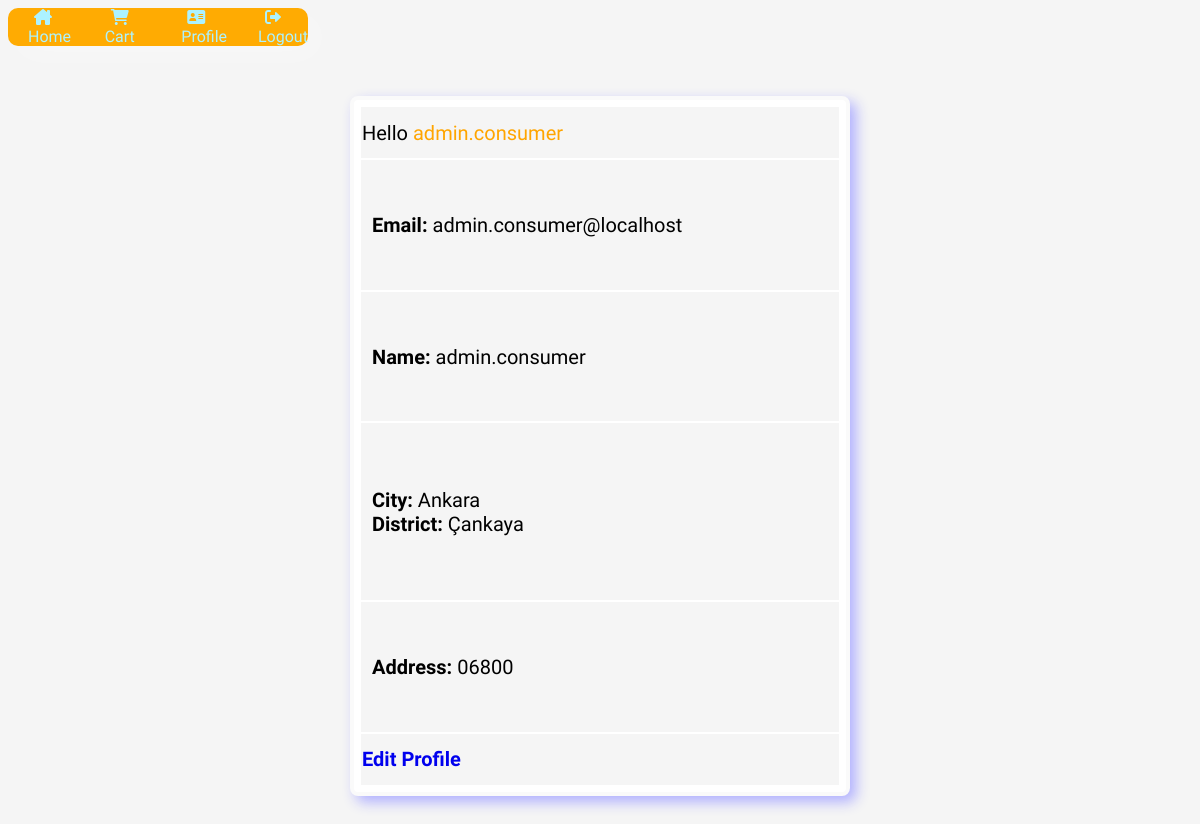
/profile.php (signed in), run on the app's committed database.
### tables this page shows
CREATE TABLE IF NOT EXISTS `consumer` (
  `email` varchar(100) NOT NULL,
  `name` varchar(64) NOT NULL,
  `password` varchar(64) NOT NULL,
  `city` varchar(100) NOT NULL,
  `district` varchar(100) NOT NULL,
  `address` varchar(100) NOT NULL,
  PRIMARY KEY (`email`)
);

### auth.php (called while the page is built, shortened)
<?php
try {
    $db = new PDO("mysql:host=localhost;dbname=256proj;port=3306;charset=utf8mb4", "root", "");
    $db->setAttribute(PDO::ATTR_ERRMODE, PDO::ERRMODE_EXCEPTION);
}catch (PDOException $e) {
    gotoError(500);
}
function getUser($email)
{
    global $db;
    try {
        $stmt = $db->prepare("select * from market where email=?");
        $stmt->execute([$email]);
        $stmt = $db->prepare("select * from consumer where email=?");
        $stmt->execute([$email]);
        if ($stmt->rowCount()) {
            return $stmt->fetch(PDO::FETCH_ASSOC);
        }
    } catch (PDOException $e) {
        gotoError(500);
    }
    return false;
}
?>

### profile.php (the view, shortened to what this page needs)
<?php
    require 'auth.php';
    $user = getUser($_SESSION['user']['email']);
?>
<!DOCTYPE html>
<html lang="en">
<head>
    <link rel="stylesheet" type="text/css" href="https://cdnjs.cloudflare.com/ajax/libs/font-awesome/6.0.0/css/all.min.css">
    <link rel="stylesheet" href="menuStyle.css">
</head>
<body>
<?php require 'menu_insert.php' ?>
    <table id="edit">
        <tr colspan="2"><td>Hello <span id="username"><?= $user["name"]?></span></td></th>
        <tr><td><p> <b>Email:</b> <?= $user["email"] ?></p></td></tr>
        <tr><td><p> <b>Name: </b><?= $user["name"] ?></p></td></tr>
        <tr><td><p> <b>City:</b> <?= $user["city"] ?> <br> <b>District: </b> <?= $user["district"] ?></p></td></tr>
        <tr><td><p> <b>Address: </b><?= $user["address"] ?></p></td></tr>
        <tr><td><a id="tt" href="edit_profile.php">Edit Profile</a></td></tr>
    </table>
</body>
</html>

### menuStyle.css (style rules this page uses)
* { box-sizing: border-box; font-family: Abel; }
body { background-color: #f5f5f5; }

### profile.php (style rules this page uses)
* { font-family: Abel; }
#edit * { background-color: #f5f5f5; }
table#edit { font-size: 20px; padding: 5px; margin: 50px auto; width: 500px; height: 700px; background: rgb(255, 255, 255); border-radius: 0.4em; box-shadow: 0.3em 0.3em 0.7em #afafff; transition: border 0.5s cubic-bezier(0.175, 0.885, 0.32, 1.275); border: rgb(250, 250, 250) 0.2em solid; }
a#tt { text-decoration: none; font-weight: bold; }
p { margin-left: 10px; }
span#username { color: orange; }

### data on the page
consumer: name "admin.consumer", email "admin.consumer@localhost", city "Ankara", district "Çankaya", address "06800"
